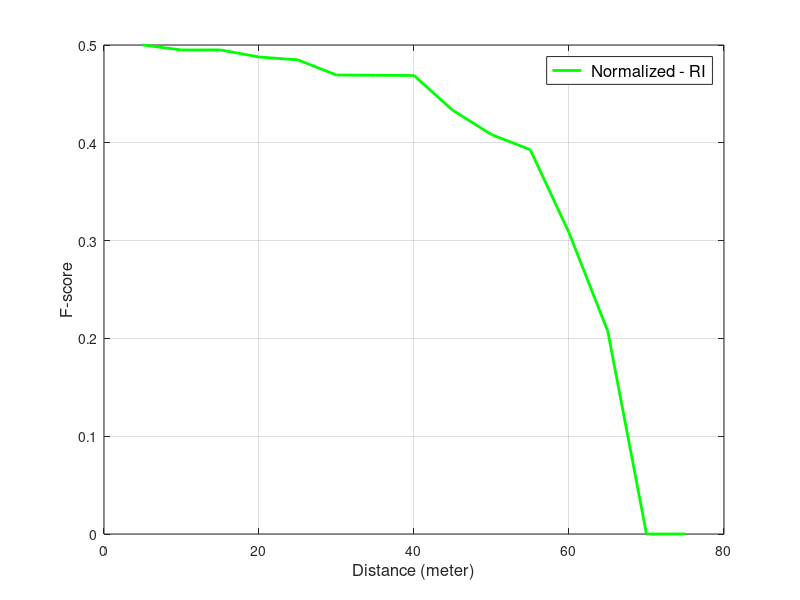

MATLAB code for this plot:
clear
clc

% DM = RV: Depth Map = Range View

load FscorePedI_DM
load FscoreCarI_DM
load FscoreCyI_DM

Fscore_meanDM = (FscorePedI_DM+FscoreCarI_DM+FscoreCyI_DM)/3;
Fscore_meanDM(1) = 1;
Fscore_meanDM(7) = (Fscore_meanDM(6)+Fscore_meanDM(8))/2;
save Fscore_meanDM.mat Fscore_meanDM

% Normalized fscore between 0 to 0.5
a=0;
b=0.5;
Normalized_DM = (b-a)*(Fscore_meanDM-min(Fscore_meanDM))/(max(Fscore_meanDM)-min(Fscore_meanDM)) + a;
save Normalized_DM.mat Normalized_DM

% divide samples based on depth
spDivRIr = [5,10,15,20,25,30,35,40,45,50,55,60,65,70,75,80]; % You decide the values
spDivRIr_Normalized=spDivRIr(1:end-1)';

plot(spDivRIr_Normalized, Normalized_DM, '-g','LineWidth',2);
grid
xlabel('Distance (meter)','FontSize',12)
ylabel('F-score','FontSize',12)
legend({' Normalized - RI'},'FontSize',12)
